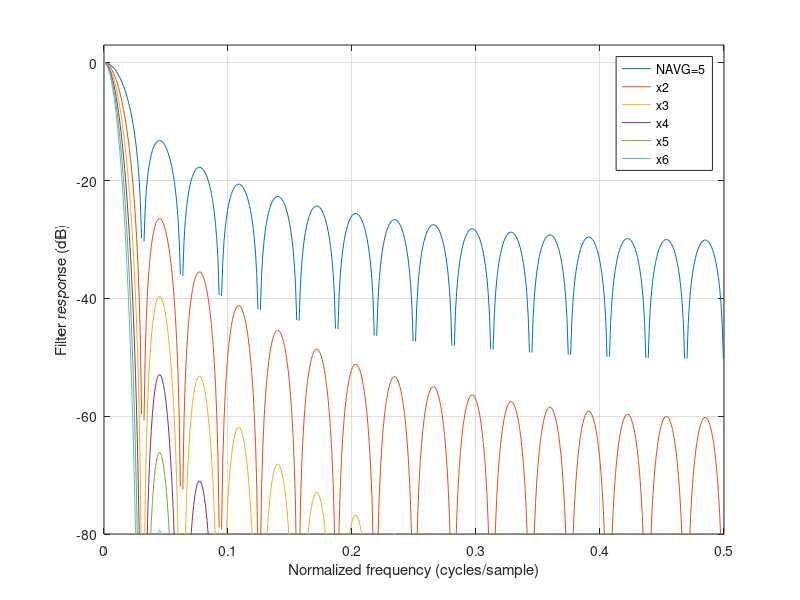

The MATLAB source for this figure: (Note: this script raises an error after producing the figure.)
%%%%%%%%%%%%%%%%%%%%%%%%%%%%%%%%%%%%%%%%%%%%%%%%%%%%%%%%%%%%%%%%%%%%%%%%%%%%%%%%
%%
%% Filename: 	boxcar.m
%% {{{
%% Project:	DSP Filtering Example Project
%%
%% Purpose:	
%%
%% Creator:	Dan Gisselquist, Ph.D.
%%		Gisselquist Technology, LLC
%%
%%%%%%%%%%%%%%%%%%%%%%%%%%%%%%%%%%%%%%%%%%%%%%%%%%%%%%%%%%%%%%%%%%%%%%%%%%%%%%%%
%% }}}
%% Copyright (C) 2017-2024, Gisselquist Technology, LLC
%% {{{
%% This file is part of the DSP filtering set of designs.
%%
%% The DSP filtering designs are free RTL designs: you can redistribute them
%% and/or modify any of them under the terms of the GNU Lesser General Public
%% License as published by the Free Software Foundation, either version 3 of
%% the License, or (at your option) any later version.
%%
%% The DSP filtering designs are distributed in the hope that they will be
%% useful, but WITHOUT ANY WARRANTY; without even the implied warranty of
%% MERCHANTIBILITY or FITNESS FOR A PARTICULAR PURPOSE.  See the GNU Lesser
%% General Public License for more details.
%%
%% You should have received a copy of the GNU Lesser General Public License
%% along with these designs.  (It's in the $(ROOT)/doc directory.  Run make
%% with no target there if the PDF file isn't present.)  If not, see
%% <http://www.gnu.org/licenses/> for a copy.
%% }}}
%% License:	LGPL, v3, as defined and found on www.gnu.org,
%% {{{
%%		http://www.gnu.org/licenses/lgpl.html
%%
%%%%%%%%%%%%%%%%%%%%%%%%%%%%%%%%%%%%%%%%%%%%%%%%%%%%%%%%%%%%%%%%%%%%%%%%%%%%%%%%
%%
%% }}}
FTSZ=1024;
NAVG=32;
h = ones(1,NAVG);
h2 = conv(h,h);
h3 = conv(h2,h);
h4 = conv(h3,h);
h5 = conv(h4,h);
h6 = conv(h5,h);

fq = (0:(FTSZ-1))/(FTSZ-1);
H  = fft([h,  zeros(1,FTSZ-length(h ))]); H  = H  ./ max(abs(H));
H2 = fft([h2, zeros(1,FTSZ-length(h2))]); H2 = H2 ./ max(abs(H2));
H3 = fft([h3, zeros(1,FTSZ-length(h3))]); H3 = H3 ./ max(abs(H3));
H4 = fft([h4, zeros(1,FTSZ-length(h4))]); H4 = H4 ./ max(abs(H4));
H5 = fft([h5, zeros(1,FTSZ-length(h5))]); H5 = H5 ./ max(abs(H5));
H6 = fft([h6, zeros(1,FTSZ-length(h6))]); H6 = H6 ./ max(abs(H6));

figure(1);

plot(fq,20*log(abs(H))/log(10), ';NAVG=5;', ...
	fq, 20*log(abs(H2))/log(10), ';x2;', ...
	fq, 20*log(abs(H3))/log(10), ';x3;', ...
	fq, 20*log(abs(H4))/log(10), ';x4;',  ...
	fq, 20*log(abs(H5))/log(10), ';x5;', ...
	fq, 20*log(abs(H6))/log(10), ';x6;');

ylabel('Filter response (dB)');
xlabel('Normalized frequency (cycles/sample)');
axis([ 0 0.5 -80 3]);
grid on;

%
% Read and plot the "measured" (via simulation) filter response
%
% This depends upon the boxcar filter being the last filter tested, since the
% shared testbench function is what writes the output out.
%
figure(2);
fid = fopen('filter_tb.dbl','r');
cpx = fread(fid, [2 inf], 'double');
fclose(fid);

cpx = cpx(1,:)+j*cpx(2,:);
DN = length(cpx);
dfq = (0:(DN-1))./(DN-1);
dh = ones(1,32);
dH  = fft([dh,  zeros(1,2*DN-length(dh ))]); dH  = dH  ./ max(abs(dH));
plot(dfq/2, 20*log(abs(cpx)/max(abs(cpx)))/log(10), ';Measured;',
	dfq(1:7:DN)/2, 20*log(abs(dH(1:7:DN)))/log(10), '+;Predicted;');

xlabel('Normalized Frequency (cycles/sample)');
ylabel('Filter response (dB)');
grid on;

figure(3);
plot(dfq/2, real(cpx),';Real;', dfq/2, imag(cpx), ';Imag;'); grid on;
